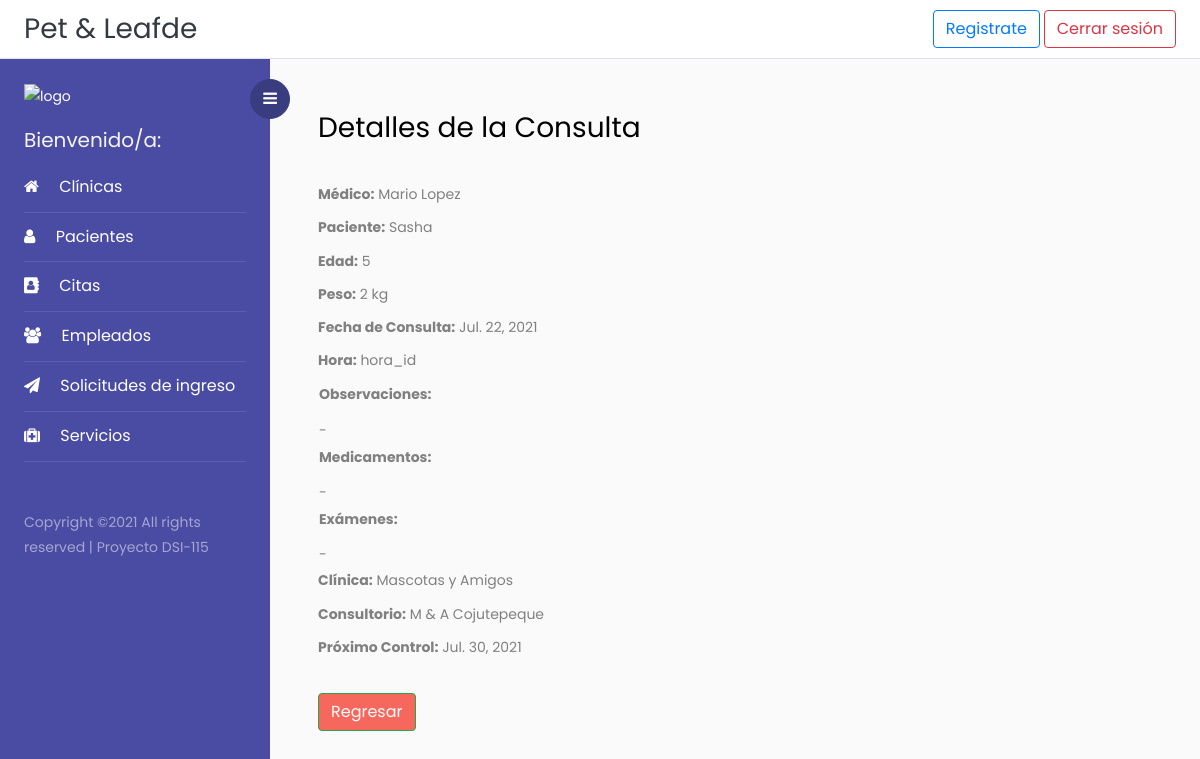
Page /detalleConsulta/1 (signed in) on the earlier database version.
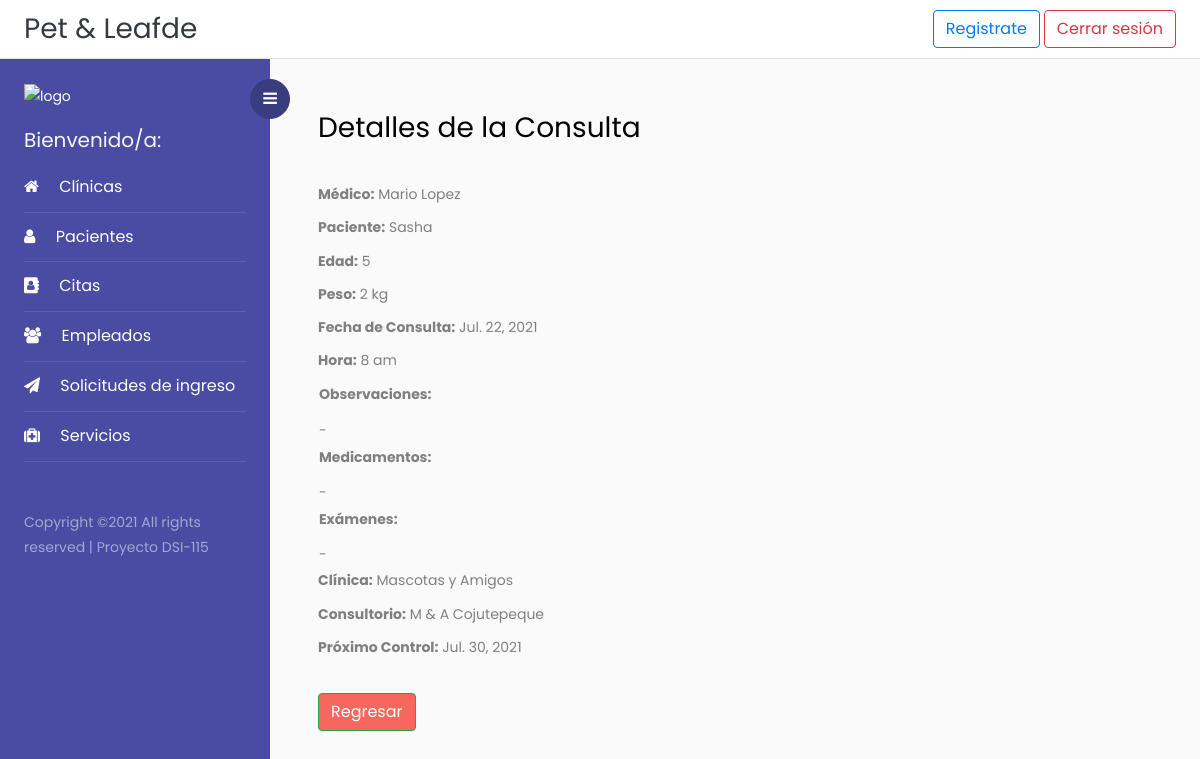
Same page on the later database version.
### Veterinaria/models.py (models this page shows, shortened)
class Consulta (models.Model):
    id = models.AutoField(primary_key = True)
    medico = models.CharField(max_length=70,null=False, validators=[solo_Letras])
    pacienteId = models.ForeignKey('Paciente', on_delete = models.PROTECT, null=True)
    edad = models.CharField(max_length=2, null=False, validators=[solo_Numeros])
    peso = models.CharField(max_length=10, null=False)
    fechaConsulta = models.DateField(auto_now_add = True)# fecha de creación de la consulta
    hora = models.CharField(max_length=10, null=False)
    observaciones = models.CharField(max_length=100, null = True, blank=True)
    medicamento = models.CharField(max_length=200, null = True, blank=True)
    examenes = models.CharField(max_length=200, null = True, blank=True)
    proximoCont = models.DateField(null=True, validators=[fecha_mayor])
    clinica = models.ForeignKey('Clinica', on_delete = models.PROTECT)
    consultorio = models.ForeignKey('Consultorio', on_delete = models.PROTECT)

class Paciente(models.Model):
    id = models.AutoField(primary_key=True)
    foto = models.ImageField(upload_to='fotos', null = True)
    nombrePac = models.CharField(max_length=50,help_text="", validators=[solo_Letras])
    SEXO = (('m','Macho'),('h', 'Hembra'))# Estructura para la selección del sexo del paciente
    sexo = models.CharField(max_length=10, choices=SEXO, blank=True, help_text='')
    especie = models.CharField(max_length=50, help_text="", validators=[solo_Letras])
    raza = models.CharField(max_length=50,help_text="", validators=[solo_Letras])
    color = models.CharField(max_length=50,help_text="", validators=[solo_Letras])
    fechaNacimPac = models.DateField(null=False, blank=True, validators=[validar_Fecha])
    observaciones = models.CharField(max_length=500, null = True, blank=True)
    fechaInscrip = models.DateField(auto_now_add = True)# fecha de inscripcion del paciente
    personaInscrip = models.CharField(max_length=70,help_text="", validators=[solo_Letras])
    activo = models.BooleanField(blank=True,  default=1)
    propietario = models.ForeignKey('Propietario', on_delete = models.SET_NULL, null=True)

class Clinica(models.Model):
    id = models.IntegerField(primary_key = True)
    propietario = models.CharField(max_length=50, validators=[solo_Letras])
    nombre = models.CharField(max_length=60)
    direccion = models.TextField()
    horarios = models.CharField(max_length=50)
    telefono = models.CharField(max_length=9)
    fechaIngreso = models.DateField(auto_now_add=True, null=True)
    correoElectronico = models.CharField(max_length=200, null=True)
    ESTADO = (('Activa','Activa'),('Inactiva', 'Inactiva'))
    estado = models.CharField(max_length=10, choices=ESTADO, default="Activa")

class Consultorio(models.Model):
    clinica = models.ForeignKey('Clinica', on_delete = models.CASCADE)
    nombre = models.CharField(max_length=60)
    direccion = models.TextField()
    longitud = models.FloatField(blank=True, null=True)
    latitud = models.FloatField(blank=True, null=True)
    correoElectronico = models.CharField(max_length=200, null=True)
    horarios = models.CharField(max_length=50)
    telefono = models.CharField(max_length=9, validators=[formato_Telefono])
    servicios = models.ManyToManyField('Servicio')
    fechaIngreso = models.DateField(auto_now_add=True, null=True)
    ESTADO = (('Activa','Activa'),('Inactiva', 'Inactiva'))
    estado = models.CharField(max_length=10, choices=ESTADO, default="Activa")

### Veterinaria/views.py (the view)
# urls.py: path('detalleConsulta/<int:pk>', login_required(DetalleConsulta.as_view()), name='detalle_consulta'),
class DetalleConsulta(DetailView):
    model = Consulta
    template_name = 'Plantillas/detalleConsulta.html'
    form_class = ConsultaForm
    context_object_name = 'consulta'

### Veterinaria/templates/Plantillas/detalleConsulta.html
{% extends 'base.html' %}
{% block content %}
<div>
    <h3>Detalles de la Consulta</h3>
</div>
<br>
<div>
    <label><B>Médico:</B> </label>    {{consulta.medico}}
</div>
<div>
    <label><B>Paciente:</B> </label>    {{consulta.pacienteId.nombrePac}}
</div>
<div>
    <label><B>Edad:</B> </label>    {{consulta.edad}}
</div>
<div>
    <label><B>Peso:</B> </label>    {{consulta.peso}}
</div>
<div>
    <label><B>Fecha de Consulta:</B> </label>    {{consulta.fechaConsulta}}
</div>
<div>
    <label><B>Hora:</B> </label>    {{consulta.hora}}
</div>
<table>
    <tr>
        <td>
            <label><B>Observaciones:</B> </label>
        </td>
    </tr>
    <tr>
        <td>
            {% if consulta.observaciones == None %} - {% else %} {{consulta.observaciones}}{%endif%}
        </td>
    </tr>
    <tr>
        <td>
            <label><B>Medicamentos:</B> </label>
        </td>
    </tr>
    <tr>
        <td>
            {% if consulta.medicamento == None %} - {% else %} {{consulta.medicamento}}{%endif%}
        </td>
    </tr>
    <tr>
        <td>
            <label><B>Exámenes:</B> </label>
        </td>
    </tr>
    <tr>
        <td>
            {% if consulta.examenes == None %} - {% else %} {{consulta.examenes}}{%endif%}
        </td>
    </tr>
</table>
<div>
    <label><B>Clínica:</B> </label>    {{consulta.clinica.nombre}}
</div>
<div>
    <label><B>Consultorio:</B> </label>    {{consulta.consultorio.nombre}}
</div>
<div>
    <label><B>Próximo Control:</B> </label>    {{consulta.proximoCont}}
</div>
<br>
<div>
    <a href="javascript: history.go(-1)" class="btn btn-success" style="color:white; background-color:#f6685e">Regresar</a>
</div>
{% endblock content%}

Differences in the rows shown:
changed Consulta "Mario Lopez": hora "hora_id" → "8 am"
